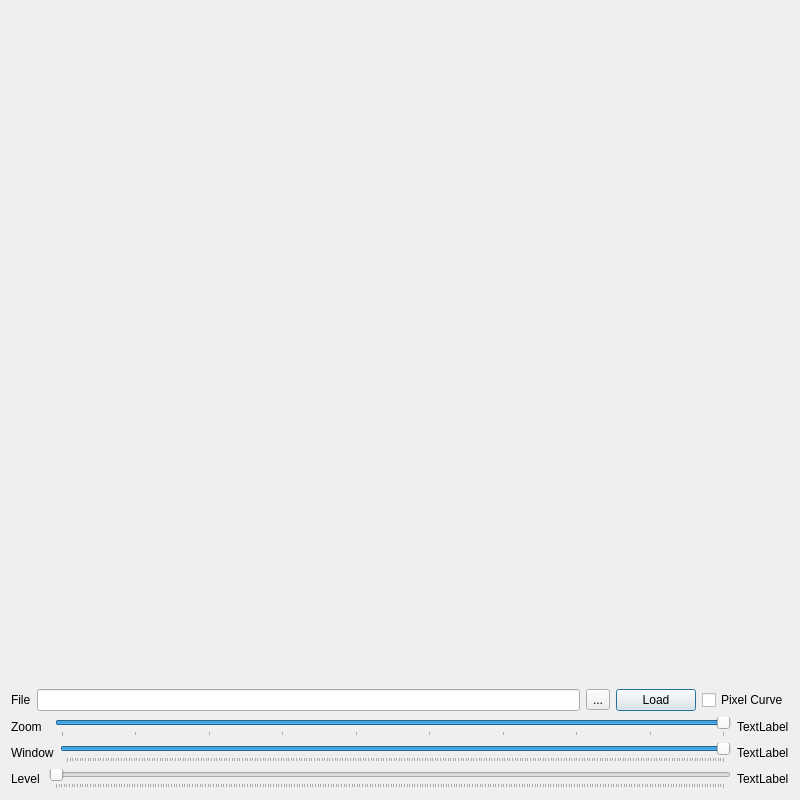
<?xml version="1.0" encoding="UTF-8"?>
<ui version="4.0">
 <class>DicomReaderDlg</class>
 <widget class="QDialog" name="DicomReaderDlg">
  <property name="geometry">
   <rect>
    <x>0</x>
    <y>0</y>
    <width>800</width>
    <height>800</height>
   </rect>
  </property>
  <property name="minimumSize">
   <size>
    <width>600</width>
    <height>600</height>
   </size>
  </property>
  <property name="windowTitle">
   <string>DicomReader</string>
  </property>
  <layout class="QVBoxLayout" name="verticalLayout">
   <item>
    <widget class="GLWidget" name="glWidget" native="true">
     <property name="sizePolicy">
      <sizepolicy hsizetype="Expanding" vsizetype="Expanding">
       <horstretch>0</horstretch>
       <verstretch>0</verstretch>
      </sizepolicy>
     </property>
     <property name="minimumSize">
      <size>
       <width>512</width>
       <height>512</height>
      </size>
     </property>
    </widget>
   </item>
   <item>
    <layout class="QHBoxLayout" name="horizontalLayout">
     <item>
      <widget class="QLabel" name="label">
       <property name="text">
        <string>File</string>
       </property>
      </widget>
     </item>
     <item>
      <widget class="QLineEdit" name="fileEdit"/>
     </item>
     <item>
      <widget class="QToolButton" name="browseButton">
       <property name="text">
        <string>...</string>
       </property>
      </widget>
     </item>
     <item>
      <widget class="QPushButton" name="loadButton">
       <property name="text">
        <string>Load</string>
       </property>
      </widget>
     </item>
     <item>
      <widget class="QCheckBox" name="pixelcurveCheckBox">
       <property name="text">
        <string>Pixel Curve</string>
       </property>
      </widget>
     </item>
    </layout>
   </item>
   <item>
    <layout class="QHBoxLayout" name="horizontalLayout_6">
     <item>
      <widget class="QLabel" name="label_6">
       <property name="text">
        <string>Zoom  </string>
       </property>
      </widget>
     </item>
     <item>
      <widget class="QSlider" name="zoomSlider">
       <property name="minimum">
        <number>1</number>
       </property>
       <property name="maximum">
        <number>10</number>
       </property>
       <property name="value">
        <number>10</number>
       </property>
       <property name="orientation">
        <enum>Qt::Horizontal</enum>
       </property>
       <property name="tickPosition">
        <enum>QSlider::TicksBelow</enum>
       </property>
       <property name="tickInterval">
        <number>1</number>
       </property>
      </widget>
     </item>
     <item>
      <widget class="QLabel" name="zoomValue">
       <property name="text">
        <string>TextLabel</string>
       </property>
      </widget>
     </item>
    </layout>
   </item>
   <item>
    <layout class="QHBoxLayout" name="horizontalLayout_5">
     <item>
      <widget class="QLabel" name="label_5">
       <property name="text">
        <string>Window</string>
       </property>
      </widget>
     </item>
     <item>
      <widget class="QSlider" name="windowSlider">
       <property name="minimum">
        <number>0</number>
       </property>
       <property name="maximum">
        <number>255</number>
       </property>
       <property name="value">
        <number>255</number>
       </property>
       <property name="orientation">
        <enum>Qt::Horizontal</enum>
       </property>
       <property name="tickPosition">
        <enum>QSlider::TicksBelow</enum>
       </property>
       <property name="tickInterval">
        <number>1</number>
       </property>
      </widget>
     </item>
     <item>
      <widget class="QLabel" name="windowValue">
       <property name="text">
        <string>TextLabel</string>
       </property>
      </widget>
     </item>
    </layout>
   </item>
   <item>
    <layout class="QHBoxLayout" name="horizontalLayout_4">
     <item>
      <widget class="QLabel" name="label_4">
       <property name="text">
        <string>Level </string>
       </property>
      </widget>
     </item>
     <item>
      <widget class="QSlider" name="levelSlider">
       <property name="maximum">
        <number>255</number>
       </property>
       <property name="orientation">
        <enum>Qt::Horizontal</enum>
       </property>
       <property name="tickPosition">
        <enum>QSlider::TicksBelow</enum>
       </property>
       <property name="tickInterval">
        <number>1</number>
       </property>
      </widget>
     </item>
     <item>
      <widget class="QLabel" name="levelValue">
       <property name="text">
        <string>TextLabel</string>
       </property>
      </widget>
     </item>
    </layout>
   </item>
  </layout>
 </widget>
 <customwidgets>
  <customwidget>
   <class>GLWidget</class>
   <extends>QWidget</extends>
   <header location="global">glwidget.h</header>
   <container>1</container>
  </customwidget>
 </customwidgets>
 <resources/>
 <connections/>
</ui>
